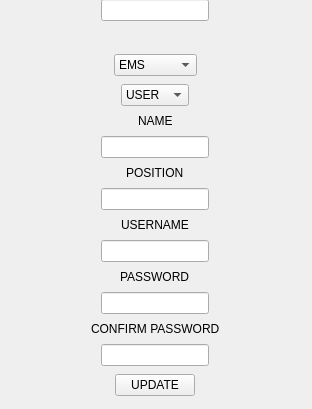
<?xml version="1.0" encoding="UTF-8"?>
<ui version="4.0">
 <class>Form</class>
 <widget class="QWidget" name="Form">
  <property name="geometry">
   <rect>
    <x>0</x>
    <y>0</y>
    <width>312</width>
    <height>409</height>
   </rect>
  </property>
  <property name="windowTitle">
   <string>Form</string>
  </property>
  <widget class="QWidget" name="verticalLayoutWidget">
   <property name="geometry">
    <rect>
     <x>0</x>
     <y>-1</y>
     <width>311</width>
     <height>470</height>
    </rect>
   </property>
   <layout class="QVBoxLayout" name="verticalLayout">
    <property name="spacing">
     <number>8</number>
    </property>
    <item alignment="Qt::AlignHCenter">
     <widget class="QLineEdit" name="userID_lineedit">
      <property name="enabled">
       <bool>true</bool>
      </property>
      <property name="cursorMoveStyle">
       <enum>Qt::LogicalMoveStyle</enum>
      </property>
     </widget>
    </item>
    <item>
     <spacer name="verticalSpacer_2">
      <property name="orientation">
       <enum>Qt::Vertical</enum>
      </property>
      <property name="sizeType">
       <enum>QSizePolicy::Fixed</enum>
      </property>
      <property name="sizeHint" stdset="0">
       <size>
        <width>20</width>
        <height>25</height>
       </size>
      </property>
     </spacer>
    </item>
    <item alignment="Qt::AlignHCenter">
     <widget class="QComboBox" name="department">
      <item>
       <property name="text">
        <string>EMS</string>
       </property>
      </item>
      <item>
       <property name="text">
        <string>COMMEL</string>
       </property>
      </item>
     </widget>
    </item>
    <item alignment="Qt::AlignHCenter">
     <widget class="QComboBox" name="roles">
      <item>
       <property name="text">
        <string>USER</string>
       </property>
      </item>
      <item>
       <property name="text">
        <string>ADMIN</string>
       </property>
      </item>
     </widget>
    </item>
    <item alignment="Qt::AlignHCenter">
     <widget class="QLabel" name="label_4">
      <property name="text">
       <string>NAME</string>
      </property>
     </widget>
    </item>
    <item alignment="Qt::AlignHCenter">
     <widget class="QLineEdit" name="lineEdit_4"/>
    </item>
    <item alignment="Qt::AlignHCenter">
     <widget class="QLabel" name="label_5">
      <property name="text">
       <string>POSITION</string>
      </property>
     </widget>
    </item>
    <item alignment="Qt::AlignHCenter">
     <widget class="QLineEdit" name="lineEdit_5"/>
    </item>
    <item alignment="Qt::AlignHCenter">
     <widget class="QLabel" name="label">
      <property name="text">
       <string>USERNAME</string>
      </property>
     </widget>
    </item>
    <item alignment="Qt::AlignHCenter">
     <widget class="QLineEdit" name="lineEdit"/>
    </item>
    <item alignment="Qt::AlignHCenter">
     <widget class="QLabel" name="label_2">
      <property name="text">
       <string>PASSWORD</string>
      </property>
     </widget>
    </item>
    <item alignment="Qt::AlignHCenter">
     <widget class="QLineEdit" name="lineEdit_2">
      <property name="contextMenuPolicy">
       <enum>Qt::NoContextMenu</enum>
      </property>
      <property name="echoMode">
       <enum>QLineEdit::Normal</enum>
      </property>
     </widget>
    </item>
    <item alignment="Qt::AlignHCenter">
     <widget class="QLabel" name="label_3">
      <property name="text">
       <string>CONFIRM PASSWORD</string>
      </property>
     </widget>
    </item>
    <item alignment="Qt::AlignHCenter">
     <widget class="QLineEdit" name="lineEdit_3"/>
    </item>
    <item alignment="Qt::AlignHCenter">
     <widget class="QPushButton" name="pushButton">
      <property name="text">
       <string>UPDATE</string>
      </property>
     </widget>
    </item>
    <item>
     <spacer name="verticalSpacer">
      <property name="orientation">
       <enum>Qt::Vertical</enum>
      </property>
      <property name="sizeType">
       <enum>QSizePolicy::Minimum</enum>
      </property>
      <property name="sizeHint" stdset="0">
       <size>
        <width>20</width>
        <height>75</height>
       </size>
      </property>
     </spacer>
    </item>
   </layout>
  </widget>
 </widget>
 <resources/>
 <connections/>
</ui>
